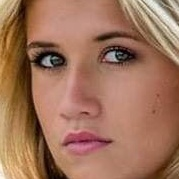
#> input picture face.jpg, 179 x 179 px, found by its file name
$ python cropface.py
#> lines starting #> are read from the running program, lines starting #| are printed output that depends on the picture
import cv2

# Read the input image
img = cv2.imread('C:/Users/Mark Renzkie/PycharmProjects/pythonProject1/face.jpg')
#> img is the input picture: shape (179, 179, 3); mean B, G, R 90.2, 114.1, 159.4

# Convert into grayscale
gray = cv2.cvtColor(img, cv2.COLOR_BGR2GRAY)
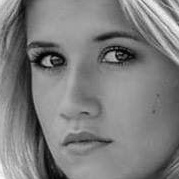
#> gray: shape (179, 179); min 1, max 250, mean 125


def crop_boundary(top, bottom, left, right, faces):
    if faces:
        top += 10
        left += 10
        right = max(0, right - 10)
        bottom = max(0, bottom - 10)
    else:
        top = max(0, top - 50)
        left = max(0, left - 50)
        right += 50
        bottom += 50

    return (top, bottom, left, right)


# Load the cascade
face_cascade = cv2.CascadeClassifier(cv2.data.haarcascades + 'haarcascade_frontalface_default.xml')

# Detect faces
faces = face_cascade.detectMultiScale(gray, 1.1, 4)
#> faces = [[8, 10, 140, 140]]

# Draw rectangle around the faces and crop the faces
for (x, y, w, h) in faces:
    top, bottom, left, right = crop_boundary(y, y + h, x, x + w, 2)
    faces = img[top: bottom, left: right]
    cv2.imwrite('face.jpg', faces)
#> this loop made 1 pass
#> (x, y, w, h, top, left, right, bottom) on pass 1: (8, 10, 140, 140, 20, 18, 138, 140)
#> pass 1, `faces = img[top: bottom, left: right]`:
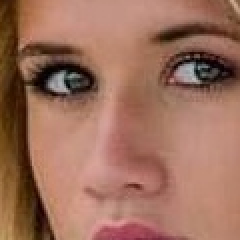
#> faces: shape (120, 120, 3) (shown 2 times larger); mean B, G, R 91.9, 110.7, 157.1

# Display the output
cv2.imwrite('detected.jpg', img)
cv2.waitKey()
